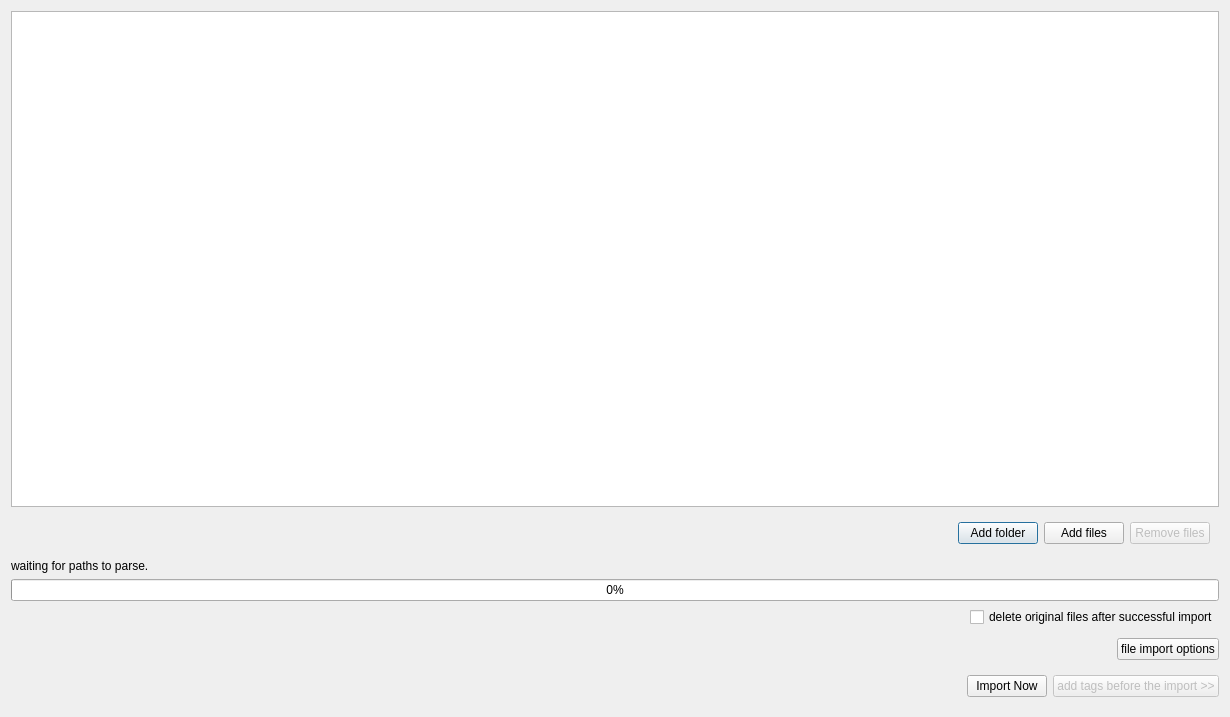
<?xml version="1.0" encoding="UTF-8"?>
<ui version="4.0">
 <class>ImportWindow</class>
 <widget class="QDialog" name="ImportWindow">
  <property name="geometry">
   <rect>
    <x>0</x>
    <y>0</y>
    <width>1230</width>
    <height>717</height>
   </rect>
  </property>
  <property name="windowTitle">
   <string>Dialog</string>
  </property>
  <layout class="QVBoxLayout" name="verticalLayout">
   <item>
    <widget class="QTableView" name="fileList"/>
   </item>
   <item>
    <widget class="QWidget" name="widget" native="true">
     <layout class="QHBoxLayout" name="horizontalLayout">
      <item>
       <spacer name="horizontalSpacer">
        <property name="orientation">
         <enum>Qt::Horizontal</enum>
        </property>
        <property name="sizeHint" stdset="0">
         <size>
          <width>40</width>
          <height>20</height>
         </size>
        </property>
       </spacer>
      </item>
      <item>
       <widget class="QPushButton" name="addFolder">
        <property name="text">
         <string>Add folder</string>
        </property>
       </widget>
      </item>
      <item>
       <widget class="QPushButton" name="addFiles">
        <property name="text">
         <string>Add files</string>
        </property>
       </widget>
      </item>
      <item>
       <widget class="QPushButton" name="removeFiles">
        <property name="enabled">
         <bool>false</bool>
        </property>
        <property name="text">
         <string>Remove files</string>
        </property>
       </widget>
      </item>
     </layout>
    </widget>
   </item>
   <item>
    <widget class="QLabel" name="label">
     <property name="text">
      <string>waiting for paths to parse.</string>
     </property>
    </widget>
   </item>
   <item>
    <widget class="QProgressBar" name="progressBar">
     <property name="maximum">
      <number>1</number>
     </property>
     <property name="value">
      <number>0</number>
     </property>
    </widget>
   </item>
   <item>
    <widget class="QFrame" name="frame_2">
     <property name="frameShape">
      <enum>QFrame::NoFrame</enum>
     </property>
     <property name="frameShadow">
      <enum>QFrame::Raised</enum>
     </property>
     <layout class="QHBoxLayout" name="horizontalLayout_3">
      <property name="leftMargin">
       <number>0</number>
      </property>
      <property name="topMargin">
       <number>0</number>
      </property>
      <property name="rightMargin">
       <number>0</number>
      </property>
      <property name="bottomMargin">
       <number>0</number>
      </property>
      <item>
       <spacer name="horizontalSpacer_3">
        <property name="orientation">
         <enum>Qt::Horizontal</enum>
        </property>
        <property name="sizeHint" stdset="0">
         <size>
          <width>40</width>
          <height>20</height>
         </size>
        </property>
       </spacer>
      </item>
      <item>
       <widget class="QCheckBox" name="deleteOriginal">
        <property name="text">
         <string>delete original files after successful import</string>
        </property>
       </widget>
      </item>
     </layout>
    </widget>
   </item>
   <item>
    <widget class="QFrame" name="frame_3">
     <property name="frameShape">
      <enum>QFrame::NoFrame</enum>
     </property>
     <property name="frameShadow">
      <enum>QFrame::Raised</enum>
     </property>
     <layout class="QHBoxLayout" name="horizontalLayout_4">
      <property name="leftMargin">
       <number>0</number>
      </property>
      <property name="topMargin">
       <number>5</number>
      </property>
      <property name="rightMargin">
       <number>0</number>
      </property>
      <property name="bottomMargin">
       <number>0</number>
      </property>
      <item>
       <spacer name="horizontalSpacer_4">
        <property name="orientation">
         <enum>Qt::Horizontal</enum>
        </property>
        <property name="sizeHint" stdset="0">
         <size>
          <width>1076</width>
          <height>20</height>
         </size>
        </property>
       </spacer>
      </item>
      <item>
       <widget class="QPushButton" name="fileOptions">
        <property name="text">
         <string>file import options</string>
        </property>
       </widget>
      </item>
     </layout>
    </widget>
   </item>
   <item>
    <widget class="QFrame" name="frame">
     <property name="frameShape">
      <enum>QFrame::NoFrame</enum>
     </property>
     <property name="frameShadow">
      <enum>QFrame::Raised</enum>
     </property>
     <layout class="QHBoxLayout" name="horizontalLayout_2">
      <property name="leftMargin">
       <number>0</number>
      </property>
      <property name="rightMargin">
       <number>0</number>
      </property>
      <item>
       <spacer name="horizontalSpacer_2">
        <property name="orientation">
         <enum>Qt::Horizontal</enum>
        </property>
        <property name="sizeHint" stdset="0">
         <size>
          <width>40</width>
          <height>20</height>
         </size>
        </property>
       </spacer>
      </item>
      <item>
       <widget class="QPushButton" name="importNow">
        <property name="text">
         <string>Import Now</string>
        </property>
       </widget>
      </item>
      <item>
       <widget class="QPushButton" name="addTags">
        <property name="enabled">
         <bool>false</bool>
        </property>
        <property name="text">
         <string>add tags before the import &gt;&gt;</string>
        </property>
       </widget>
      </item>
     </layout>
    </widget>
   </item>
  </layout>
 </widget>
 <resources/>
 <connections/>
</ui>
